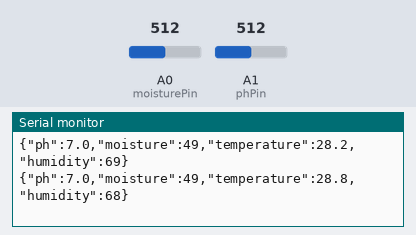
The sketch below on a simulated Arduino Uno, built with avr-gcc and run on an emulated ATmega328P. Shown: the last lines printed to the serial monitor. Inputs (shaded band) come from the test bench; at power-on: A0 (moisturePin) = 512, A1 (phPin) = 512. Random numbers use the default seed unless the sketch sets one.

Above: at 2.8 s.
2.9 s: A0 (moisturePin) set to 716
At 4.7 s:
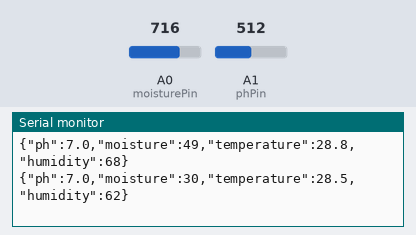
5.6 s: A1 (phPin) set to 716
At 6.3 s:
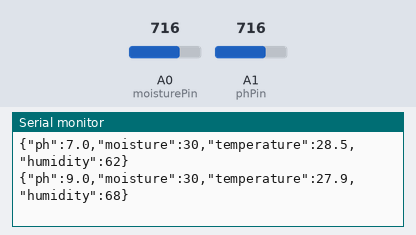
8.3 s: A0 (moisturePin) set to 900
At 10.8 s:
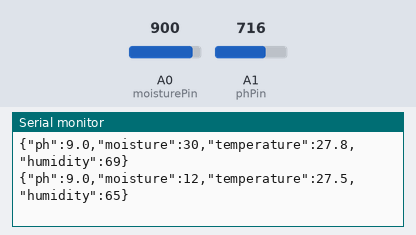
11.0 s: A1 (phPin) set to 900
At 12.6 s:
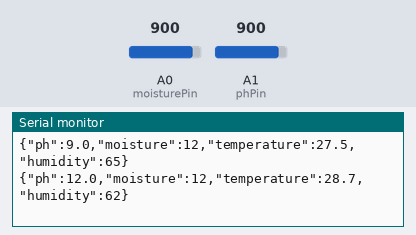
Timing chart, 0 to 14.1 s (numbered marks = the images above; inputs shaded):
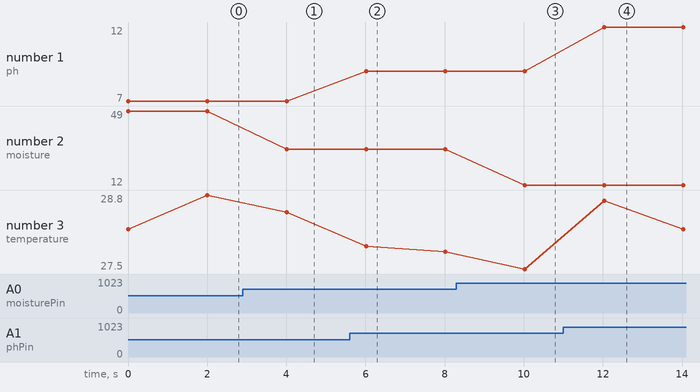

Measured:
- after the input at 2.9 s, the serial monitor: prints a new line after 1.1 s (image 1)
- after the input at 5.6 s, the serial monitor: prints a new line after 0.42 s (image 2)
- after the input at 8.3 s, the serial monitor: prints a new line after 1.7 s (image 3)
- after the input at 11.0 s, the serial monitor: prints a new line after 1.0 s (image 4)
- plotted number 1: 7 → 9 after the input at 5.6 s
- plotted number 2: 49 → 30 after the input at 2.9 s, 30 → 12 after the input at 8.3 s

The sketch:

soil_sensor_json.ino
```cpp
/**
 * FarmAssist - Arduino Soil Sensor JSON Serial Output
 * Sends live soil pH and moisture data in JSON format for the web app.
 *
 * Hardware:
 * - Analog Soil Moisture Sensor (A0)
 * - Analog pH Sensor (A1)
 * - DHT11/22 for Temp/Humidity (Optional, Pin 2)
 */

#include <ArduinoJson.h> // Install via Library Manager

const int moisturePin = A0;
const int phPin = A1;

void setup() {
  Serial.begin(9600);
  while (!Serial) continue; // Wait for serial port
}

void loop() {
  // 1. Read Moisture (Analog 0-1023)
  int rawMoisture = analogRead(moisturePin);
  // Calibration: 1023 = Dry, 0 = Wet (depending on sensor)
  float moisturePercent = map(rawMoisture, 1023, 0, 0, 100);
  moisturePercent = constrain(moisturePercent, 0, 100);

  // 2. Read pH (Analog 0-1023)
  int rawPh = analogRead(phPin);
  // Simple calibration: 0-5V maps to 0-14 pH
  // float voltage = rawPh * (5.0 / 1023.0);
  // float phValue = 3.5 * voltage; // Standard pH sensor slope
  float phValue = map(rawPh, 0, 1023, 0, 14); // Placeholder mapping
  phValue = constrain(phValue, 0, 14);

  // 3. Optional Temp/Humidity (Mocked here)
  float temperature = 28.5 + (random(-10, 10) / 10.0);
  float humidity = 65 + random(-5, 5);

  // 4. Create JSON object
  StaticJsonDocument<200> doc;
  doc["ph"] = serialized(String(phValue, 1));
  doc["moisture"] = (int)moisturePercent;
  doc["temperature"] = serialized(String(temperature, 1));
  doc["humidity"] = (int)humidity;

  // 5. Send over Serial
  serializeJson(doc, Serial);
  Serial.println(); // Newline is important for the reader!

  delay(2000); // Send data every 2 seconds
}
```
